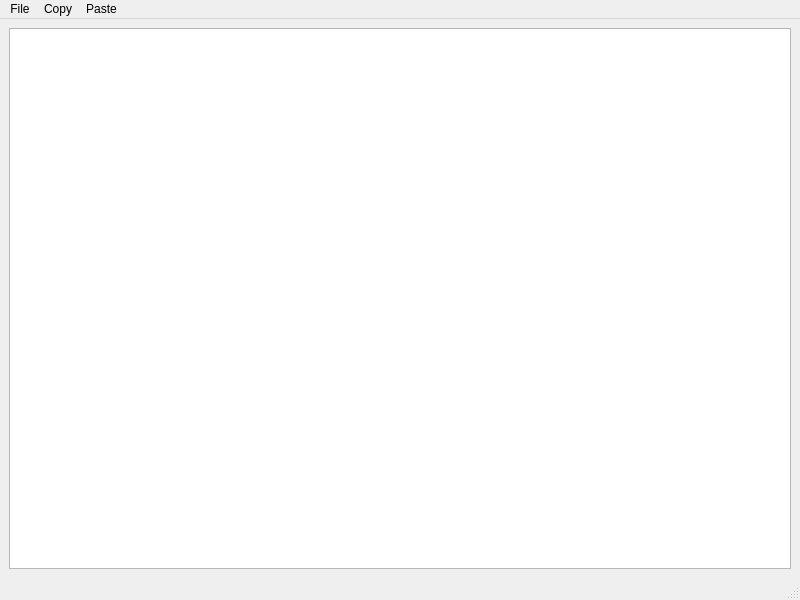
<?xml version="1.0" encoding="UTF-8"?>
<ui version="4.0">
 <class>MainWindow</class>
 <widget class="QMainWindow" name="MainWindow">
  <property name="geometry">
   <rect>
    <x>0</x>
    <y>0</y>
    <width>800</width>
    <height>600</height>
   </rect>
  </property>
  <property name="windowTitle">
   <string>Notepad</string>
  </property>
  <widget class="QWidget" name="centralwidget">
   <layout class="QVBoxLayout" name="verticalLayout">
    <item>
     <widget class="QTextEdit" name="textEdit"/>
    </item>
   </layout>
  </widget>
  <widget class="QMenuBar" name="menubar">
   <property name="geometry">
    <rect>
     <x>0</x>
     <y>0</y>
     <width>800</width>
     <height>25</height>
    </rect>
   </property>
   <widget class="QMenu" name="menuFile">
    <property name="title">
     <string>File</string>
    </property>
    <addaction name="actionOpen"/>
    <addaction name="actionNew"/>
    <addaction name="actionSave"/>
    <addaction name="actionSave_as"/>
   </widget>
   <widget class="QMenu" name="menuCopy">
    <property name="title">
     <string>Copy</string>
    </property>
   </widget>
   <widget class="QMenu" name="menuPaste">
    <property name="title">
     <string>Paste</string>
    </property>
   </widget>
   <addaction name="menuFile"/>
   <addaction name="menuCopy"/>
   <addaction name="menuPaste"/>
  </widget>
  <widget class="QStatusBar" name="statusbar"/>
  <action name="actionOpen">
   <property name="text">
    <string>Open</string>
   </property>
  </action>
  <action name="actionNew">
   <property name="text">
    <string>New</string>
   </property>
  </action>
  <action name="actionSave">
   <property name="text">
    <string>Save</string>
   </property>
  </action>
  <action name="actionSave_as">
   <property name="text">
    <string>Save as...</string>
   </property>
  </action>
 </widget>
 <resources/>
 <connections/>
</ui>
